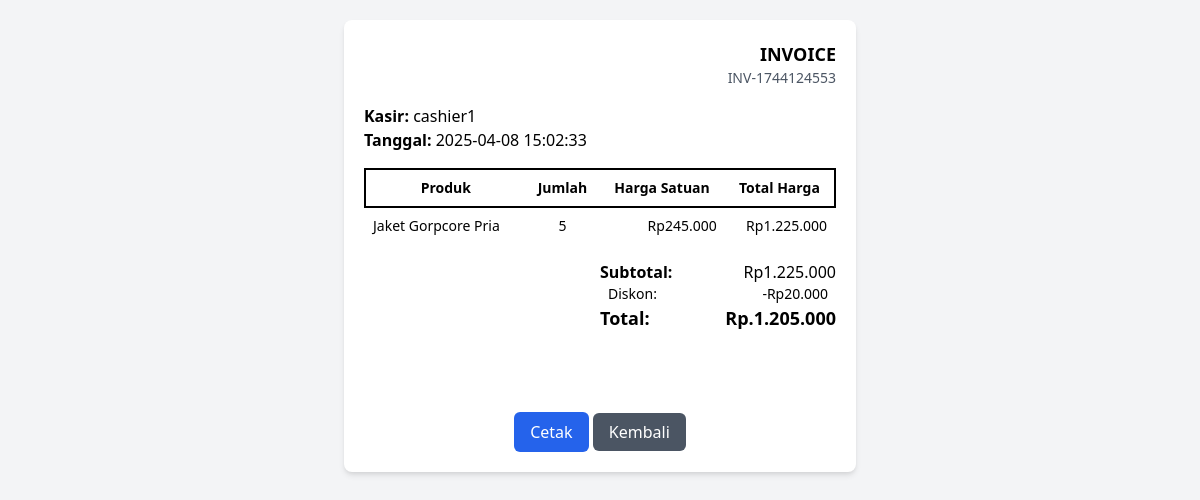
The page /cashier/invoice.php?invoice=INV-1744124553 on the database its author committed.
### tables this page shows
CREATE TABLE `transactions` (
  `id` int NOT NULL,
  `invoice_number` varchar(20) NOT NULL,
  `cashier_id` int NOT NULL,
  `total_price` decimal(10,2) NOT NULL,
  `discount` decimal(10,2) NOT NULL DEFAULT '0.00',
  `final_price` decimal(10,2) NOT NULL,
  `created_at` timestamp NULL DEFAULT CURRENT_TIMESTAMP
);

CREATE TABLE `users` (
  `id` int NOT NULL,
  `email` varchar(100) NOT NULL,
  `password` varchar(255) NOT NULL,
  `username` varchar(100) NOT NULL,
  `role_id` int NOT NULL,
  `created_at` timestamp NULL DEFAULT CURRENT_TIMESTAMP,
  `updated_at` timestamp NULL DEFAULT CURRENT_TIMESTAMP ON UPDATE CURRENT_TIMESTAMP
);

CREATE TABLE `transaction_details` (
  `id` int NOT NULL,
  `transaction_id` int NOT NULL,
  `product_id` int NOT NULL,
  `quantity` int NOT NULL,
  `price` decimal(10,2) NOT NULL,
  `subtotal` decimal(10,2) NOT NULL
);

CREATE TABLE `products` (
  `id` int NOT NULL,
  `name` varchar(255) NOT NULL,
  `description` text,
  `price` decimal(10,2) NOT NULL,
  `stock` int NOT NULL,
  `category_id` int NOT NULL,
  `image` varchar(255) DEFAULT NULL,
  `arrival_date` date NOT NULL,
  `created_at` timestamp NULL DEFAULT CURRENT_TIMESTAMP,
  `updated_at` timestamp NULL DEFAULT CURRENT_TIMESTAMP ON UPDATE CURRENT_TIMESTAMP
);

### cashier/invoice.php (the view, shortened to what this page needs)
<?php
require '../connection.php';
$invoice_number = $_GET['invoice'];
$stmt = $pdo->prepare("SELECT t.*, u.username AS cashier_name
                       FROM transactions t
                       JOIN users u ON t.cashier_id = u.id
                       WHERE t.invoice_number = ?");
$stmt->execute([$invoice_number]);
$transaction = $stmt->fetch();
$stmt = $pdo->prepare("SELECT td.*, p.name AS product_name
                       FROM transaction_details td
                       JOIN products p ON td.product_id = p.id
                       WHERE td.transaction_id = ?");
$stmt->execute([$transaction['id']]);
$details = $stmt->fetchAll();
?>
<!DOCTYPE html>
<html lang="id">
<head>
    <link href="https://cdn.jsdelivr.net/npm/tailwindcss@2.2.19/dist/tailwind.min.css" rel="stylesheet">
</head>
<body class="bg-gray-100 p-5">
    <div class="max-w-lg mx-auto bg-white p-5 rounded-lg shadow-md">
        <h2 class="text-lg font-semibold text-right">INVOICE</h2>
        <p class="text-sm text-gray-600 text-right"><?= $invoice_number ?></p>
        <div class="mt-4">
            <p><strong>Kasir:</strong> <?= htmlspecialchars($transaction['cashier_name']) ?></p>
            <p><strong>Tanggal:</strong> <?= $transaction['created_at'] ?></p>
        </div>
        <table class="w-full text-sm mt-4">
            <thead>
                <tr class="border-collapse border-2 border-black">
                    <th class="p-2">Produk</th>
                    <th class="p-2">Jumlah</th>
                    <th class="p-2">Harga Satuan</th>
                    <th class="p-2">Total Harga</th>
                </tr>
            </thead>
            <tbody>
                <?php foreach ($details as $item): ?>
                <tr>
                    <td class="p-2"><?= htmlspecialchars($item['product_name']) ?></td>
                    <td class="p-2 text-center"><?= $item['quantity'] ?></td>
                    <td class="p-2 text-right">Rp<?= number_format($item['price'], 0, ',', '.') ?></td>
                    <td class="p-2 text-right">Rp<?= number_format($item['subtotal'], 0, ',', '.') ?></td>
                </tr>
                <?php endforeach; ?>
            </tbody>
        </table>
        <div class="mt-4 grid grid-cols-2">
            <div class="col-start-2">
                <p class="flex justify-between"><strong>Subtotal:</strong> Rp<?= number_format($transaction['total_price'], 0, ',', '.') ?></p>
                <p class="flex justify-between text-sm px-2"><span>Diskon:</span> -Rp<?= number_format($transaction['discount'], 0, ',', '.') ?></p>
                <p class="flex justify-between text-lg font-semibold"><strong>Total:</strong> Rp.<?= number_format($transaction['final_price'], 0, ',', '.') ?></p>
            </div>
        </div>
        <div class="text-center mt-20">
            <button onclick="window.print()" class="bg-blue-600 text-white py-2 px-4 rounded-md">Cetak</button>
            <a href="<?= $_SERVER['HTTP_REFERER'] ?? 'cashier.php' ?>" class="bg-gray-600 text-white py-2 px-4 rounded-md">Kembali</a>
        </div>
    </div>
</body>
</html>

### rows shown on the page
transactions: cashier.username "cashier1", created_at "2025-04-08 15:02:33", total_price "1.225.000", discount "20.000", final_price "1.205.000"
transaction_details: product.name "Jaket Gorpcore Pria", quantity "5", price "245.000", subtotal "1.225.000"

### other values the page prints
$invoice_number "INV-1744124553"
